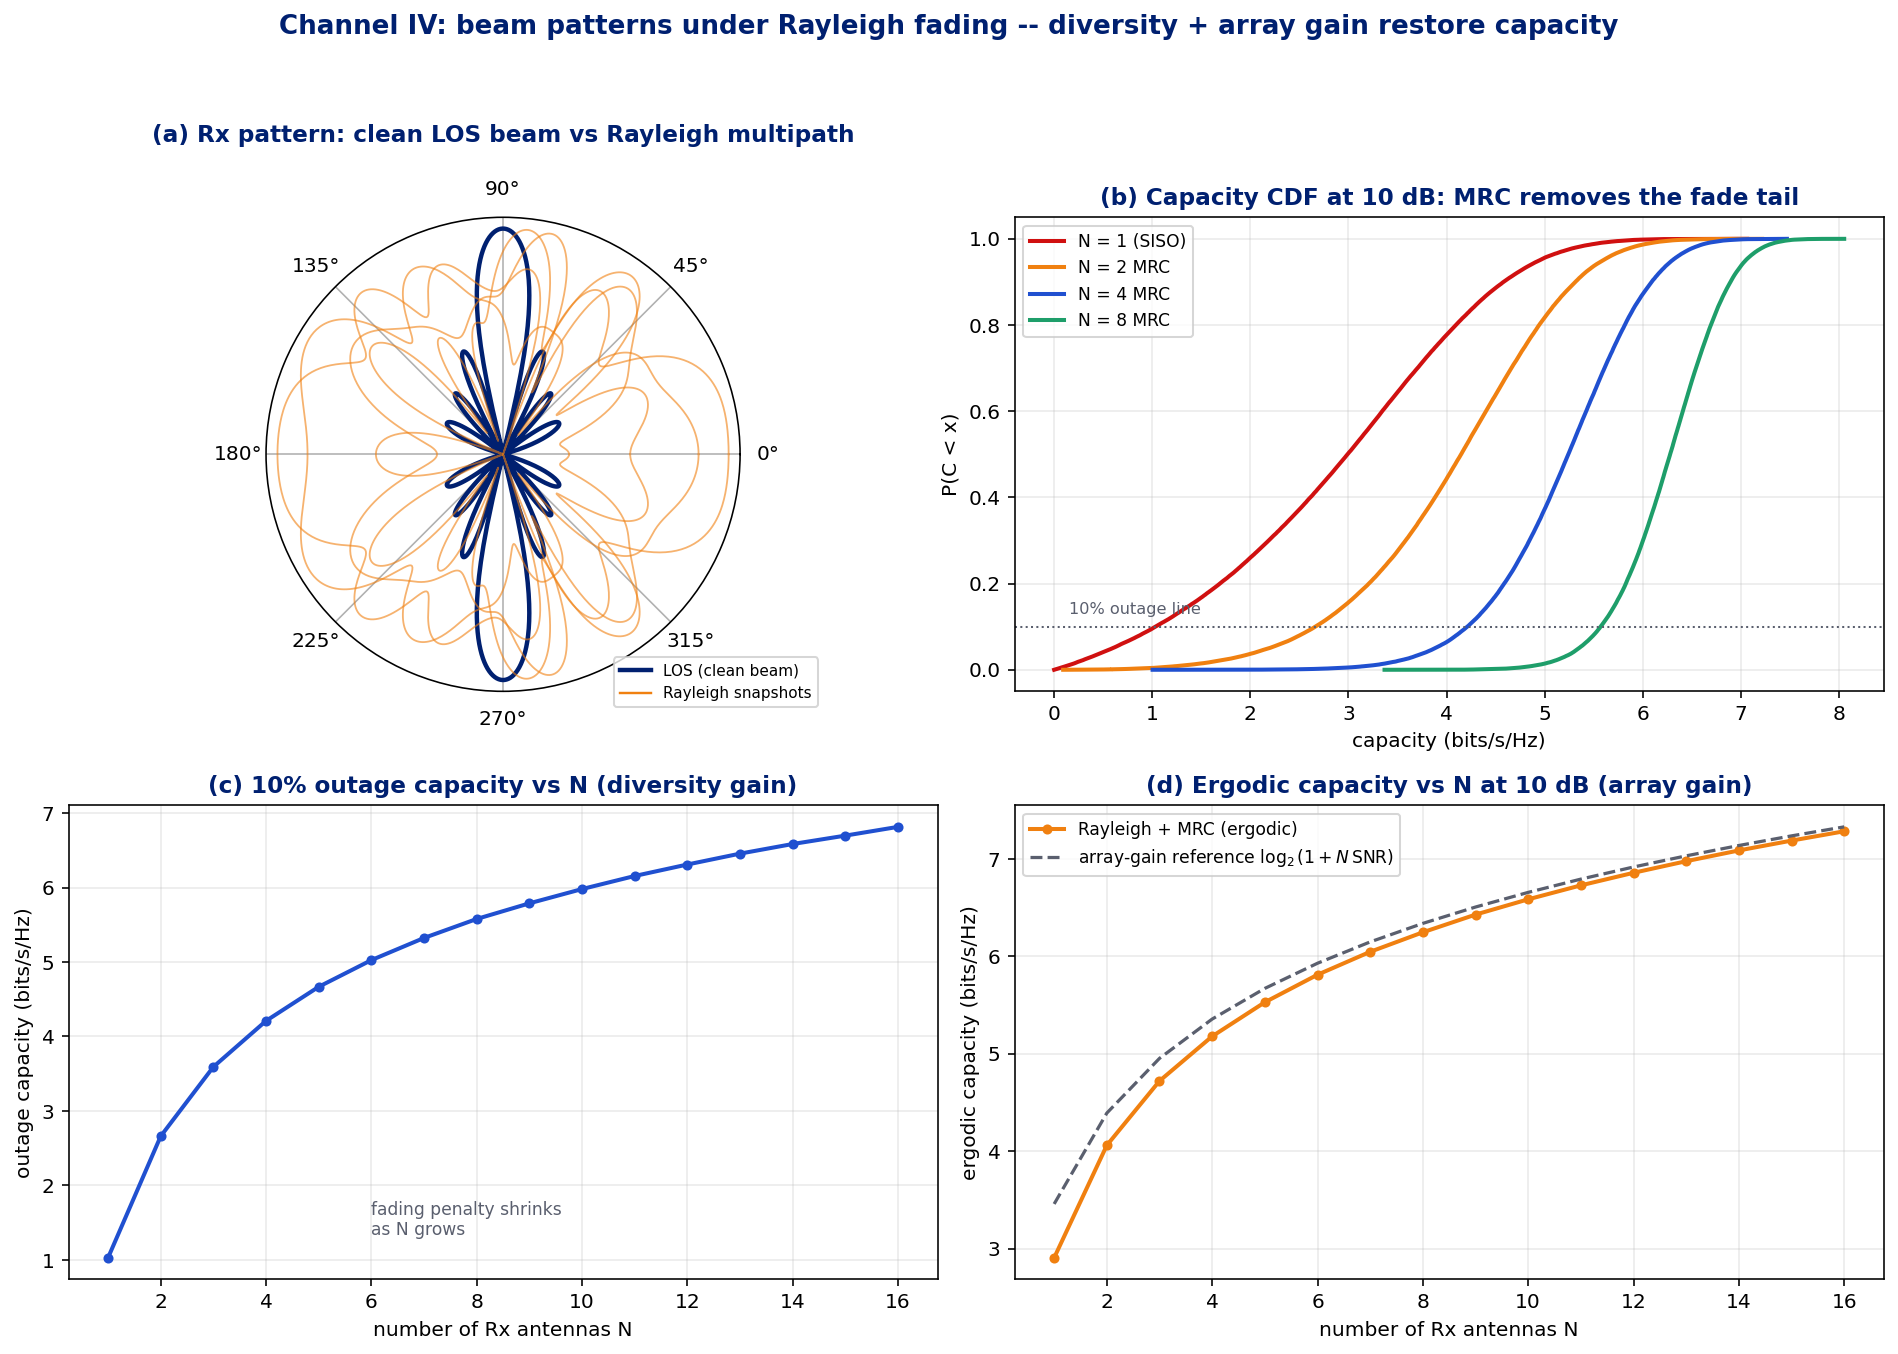

Source code (Python):
# -*- coding: utf-8 -*-
"""Seminar: Channel -- Martin's idea, beam patterns UNDER Rayleigh fading.
In line-of-sight the Rx pattern is a clean beam; in rich (Rayleigh) multipath the
per-element phases are random, so a single snapshot's pattern breaks up -- but
combining N antennas (MRC beamforming) gives DIVERSITY + ARRAY GAIN, which
removes deep fades and lifts the outage capacity.
(a) Rx pattern: clean LOS beam vs several Rayleigh multipath snapshots.
(b) Capacity CDF: SISO Rayleigh vs MRC with N = 2, 4, 8.
(c) 10% outage capacity vs N (diversity gain).
(d) Ergodic capacity vs N at 10 dB (array gain)."""
import os, numpy as np
import matplotlib; matplotlib.use("Agg")
import matplotlib.pyplot as plt

HERE=os.path.dirname(os.path.abspath(__file__)); rng=np.random.default_rng(11)
NAVY="#002070"; BLUE="#2050D0"; ORANGE="#F08010"; GREY="#5a5f6e"; RED="#D01010"; GREEN="#1e9e6a"
plt.rcParams.update({"font.size":10,"axes.titlesize":11.5,"axes.titlecolor":NAVY,"axes.titleweight":"bold"})

fig=plt.figure(figsize=(13.2,9.4))
a=fig.add_subplot(2,2,1,projection="polar")
b=fig.add_subplot(2,2,2); c=fig.add_subplot(2,2,3); d=fig.add_subplot(2,2,4)

# ---------------- (a) LOS beam vs Rayleigh multipath snapshots ----------------
N=8; d_sp=0.5; th=np.linspace(0,2*np.pi,720); thB=np.pi/2; FLOOR=-25
n=np.arange(N)
# LOS: matched weights -> clean beam
steer=lambda ang: np.exp(1j*2*np.pi*d_sp*n[:,None]*np.cos(ang)[None,:])
w_los=np.exp(-1j*2*np.pi*d_sp*n*np.cos(thB))            # conjugate steer to Bob
A=steer(th)                                              # N x len(th)
patt=np.abs(w_los.conj()@A)/N
a.plot(th,np.clip(20*np.log10(patt+1e-6),FLOOR,0)-FLOOR,color=NAVY,lw=2.2,label="LOS (clean beam)")
for s in range(4):
    hcol=(rng.standard_normal(N)+1j*rng.standard_normal(N))/np.sqrt(2)  # Rayleigh per element
    w=(w_los*np.conj(hcol)); w/=np.linalg.norm(w)
    p=np.abs(w.conj()@A); p/=p.max()
    a.plot(th,np.clip(20*np.log10(p+1e-6),FLOOR,0)-FLOOR,lw=0.9,alpha=0.6,color=ORANGE)
a.plot([],[],color=ORANGE,lw=1.2,label="Rayleigh snapshots")
a.set_title("(a) Rx pattern: clean LOS beam vs Rayleigh multipath",va="bottom",pad=16)
a.set_rticks([]); a.set_thetagrids(range(0,360,45)); a.legend(loc="lower right",fontsize=7.6,bbox_to_anchor=(1.18,-0.05))

# ---------------- (b) capacity CDF SISO vs MRC ----------------
snr0=10**(10/10); Ns=120000
def cap_mrc(Nrx):
    G=np.sum(np.abs((rng.standard_normal((Ns,Nrx))+1j*rng.standard_normal((Ns,Nrx)))/np.sqrt(2))**2,axis=1)
    return np.log2(1+snr0*G)
for Nrx,col in [(1,RED),(2,ORANGE),(4,BLUE),(8,GREEN)]:
    C=np.sort(cap_mrc(Nrx)); cdf=np.arange(1,Ns+1)/Ns
    b.plot(C,cdf,color=col,lw=2,label=f"N = {Nrx}"+(" (SISO)" if Nrx==1 else " MRC"))
b.set_title("(b) Capacity CDF at 10 dB: MRC removes the fade tail")
b.set_xlabel("capacity (bits/s/Hz)"); b.set_ylabel("P(C < x)"); b.legend(fontsize=8.5); b.grid(alpha=0.25)
b.axhline(0.1,color=GREY,lw=1,ls=":"); b.text(0.15,0.13,"10% outage line",fontsize=8,color=GREY)

# ---------------- (c) outage capacity vs N ----------------
Nlist=np.arange(1,17); out=[]
for Nrx in Nlist: out.append(np.percentile(cap_mrc(Nrx),10))
c.plot(Nlist,out,"-o",color=BLUE,lw=2,ms=4)
c.set_title("(c) 10% outage capacity vs N (diversity gain)")
c.set_xlabel("number of Rx antennas N"); c.set_ylabel("outage capacity (bits/s/Hz)"); c.grid(alpha=0.25)
c.text(6,out[0]+0.3,"fading penalty shrinks\nas N grows",fontsize=8.5,color=GREY)

# ---------------- (d) ergodic capacity vs N ----------------
erg=[];
for Nrx in Nlist: erg.append(np.mean(cap_mrc(Nrx)))
c_awgn_gain=[np.log2(1+snr0*Nrx) for Nrx in Nlist]  # pure array-gain reference
d.plot(Nlist,erg,"-o",color=ORANGE,lw=2,ms=4,label="Rayleigh + MRC (ergodic)")
d.plot(Nlist,c_awgn_gain,"--",color=GREY,lw=1.6,label="array-gain reference $\\log_2(1+N\\,\\mathrm{SNR})$")
d.set_title("(d) Ergodic capacity vs N at 10 dB (array gain)")
d.set_xlabel("number of Rx antennas N"); d.set_ylabel("ergodic capacity (bits/s/Hz)")
d.legend(fontsize=8.5); d.grid(alpha=0.25)

fig.suptitle("Channel IV: beam patterns under Rayleigh fading -- diversity + array gain restore capacity",
             fontsize=13,color=NAVY,weight="bold",y=0.99)
fig.tight_layout(rect=(0,0,1,0.96))
fig.savefig(os.path.join(HERE,"ch4_beam_rayleigh.png"),dpi=145,bbox_inches="tight")
print("saved ch4_beam_rayleigh.png")
